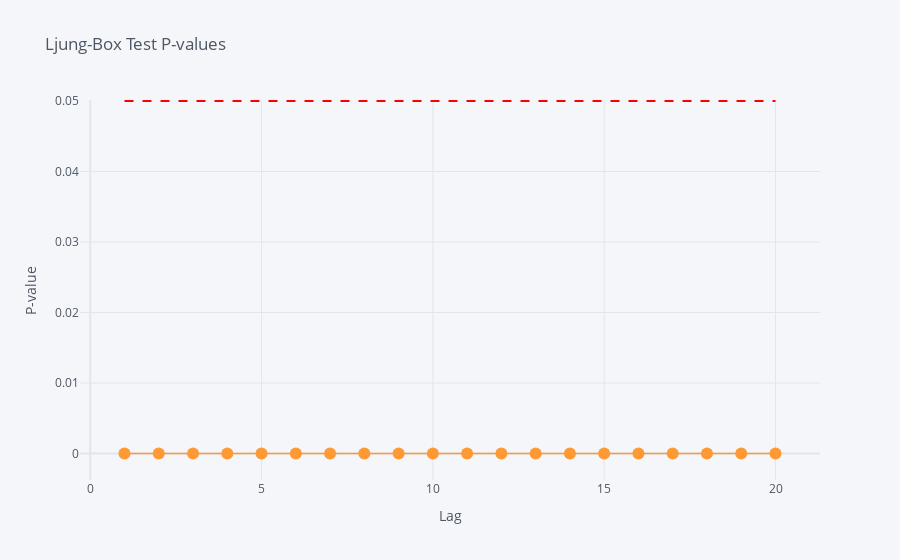

The notebook cell saved with this chart:
### Markdown cell above
Evaluate the seasonality decomposition with autocorrelation test on 20 lags. If the pvalue is lower than alpha 0.05 it means that my decomposition model is not performing well.

### Code cell
from statsmodels.stats.diagnostic import acorr_ljungbox
# Performing the Ljung-Box test for multiple lags
lags = np.arange(1, 21)
residual.dropna(inplace=True)
test_results = acorr_ljungbox(residual, lags=lags, return_df=True)
# Preparing the data for plotting
df = pd.DataFrame({'Lag': lags, 'P-value': test_results['lb_pvalue']})
# Creating the plot with cufflinks
df.iplot(kind='scatter', x='Lag', y='P-value', mode='lines+markers', title='Ljung-Box Test P-values',
         xTitle='Lag', yTitle='P-value', asFigure=True).add_shape(
    dict(type='line', x0=1, x1=20, y0=0.05, y1=0.05, line=dict(color='Red', dash='dash'))
).show()

### Figure 1 — Plotly figure (JSON) as saved in the notebook; plotly's stock layout.template omitted (floating-point values rounded to 4 significant figures)
{"data": [{"line": {"color": "rgba(255, 153, 51, 1.0)", "dash": "solid", "shape": "linear", "width": 1.3}, "marker": {"size": 12, "symbol": "circle"}, "mode": "lines+markers", "name": "P-value", "text": "", "type": "scatter", "x": [1, 2, 3, 4, 5, 6, 7, 8, 9, 10, 11, 12, 13, 14, 15, 16, 17, 18, 19, 20], "y": [1.296e-161, 0.0, 0.0, 0.0, 0.0, 0.0, 0.0, 0.0, 0.0, 0.0, 0.0, 0.0, 0.0, 0.0, 0.0, 0.0, 0.0, 0.0, 0.0, 0.0]}], "layout": {"legend": {"bgcolor": "#F5F6F9", "font": {"color": "#4D5663"}}, "paper_bgcolor": "#F5F6F9", "plot_bgcolor": "#F5F6F9", "shapes": [{"line": {"color": "Red", "dash": "dash"}, "type": "line", "x0": 1, "x1": 20, "y0": 0.05, "y1": 0.05}], "title": {"font": {"color": "#4D5663"}, "text": "Ljung-Box Test P-values"}, "xaxis": {"gridcolor": "#E1E5ED", "showgrid": true, "tickfont": {"color": "#4D5663"}, "title": {"font": {"color": "#4D5663"}, "text": "Lag"}, "zerolinecolor": "#E1E5ED"}, "yaxis": {"gridcolor": "#E1E5ED", "showgrid": true, "tickfont": {"color": "#4D5663"}, "title": {"font": {"color": "#4D5663"}, "text": "P-value"}, "zerolinecolor": "#E1E5ED"}}}
